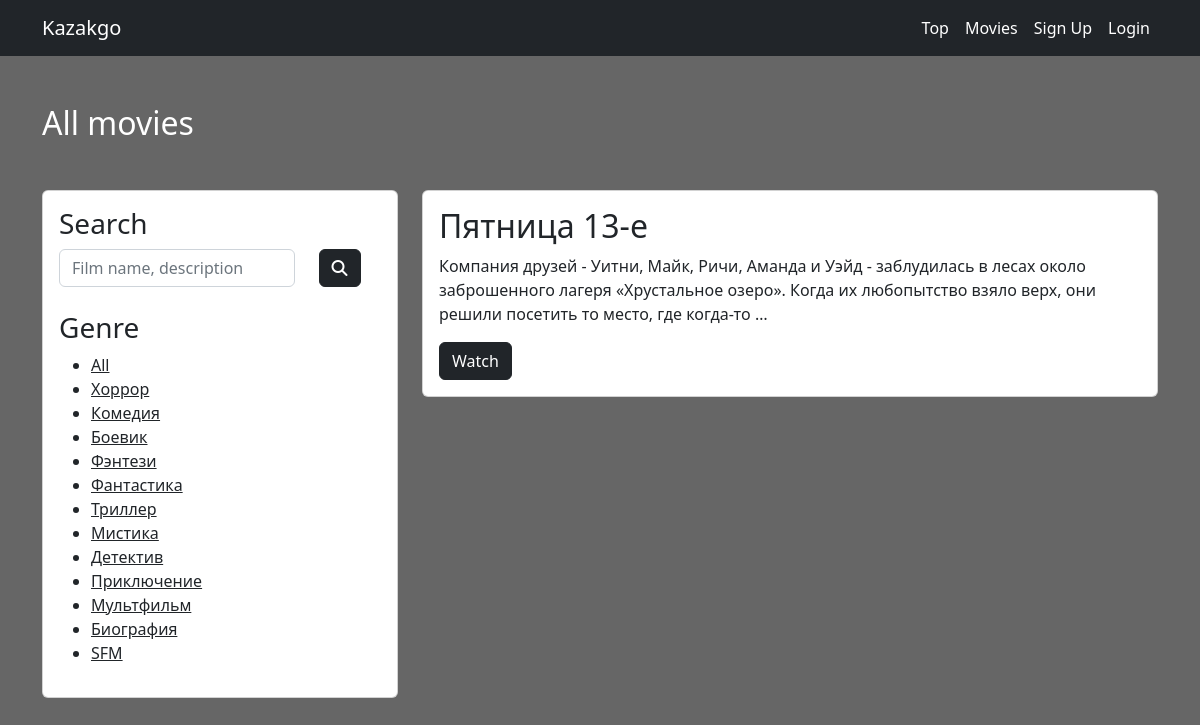
The page /movies/all/filter/horror/ on the database its author committed.
### kinopoiskapp/models.py (models this page shows, shortened)
class Genre(models.Model):
    genreName = models.CharField("Genre name", max_length=255)
    slug = models.SlugField(unique=True, blank=True, editable=False)

class Movie(models.Model):
    movieName = models.CharField("Movie Name", max_length=255)
    genre = models.ForeignKey(Genre, on_delete=models.CASCADE, verbose_name="Genre")
    producer = models.CharField("Producer", max_length=255)
    cover = models.CharField("Link to cover", max_length=500)
    poster = models.CharField("Link to poster", max_length=500)
    year = models.IntegerField("Year")
    rating = models.FloatField("Rating")
    movieLink = models.CharField("Youtube movie link", max_length=500)
    description = models.TextField("Description")
    isTopTen = models.BooleanField("Is top ten", default=False, blank=True, null=True)
    isRecomended = models.BooleanField("Is recomended", default=False, blank=True, null=True)

### kinopoiskapp/views.py (the view)
# urls.py: path('movies/all/', views.allMovies, name='allMovies'),
def allMovies(request, slug=None):
    movies = Movie.objects.all()
    genres = Genre.objects.all()
    genre = None
    searchData = request.GET.get('search')
    if searchData:
        movies = Movie.objects.filter(Q(movieName__icontains=searchData) | Q(description__icontains=searchData))
    else:
        movies = Movie.objects.all()
    if slug:
        genre = get_object_or_404(Genre, slug=slug)
        movies = movies.filter(genre=genre)
    return render(request, "user/all-movies.html", {
        'movies': movies,
        'genres': genres,
        'genre': genre
    })

### kinopoiskapp/templates/user/all-movies.html (shortened to what this page needs)
{% extends '../base.html' %}
{% block content %}
 <div class="top-ten">
        <div class="container">
            <h2 class="mt-5 mb-5 text-white">All movies</h2>
            <div class="row">
                <div class="col-md-4 mb-4">
                    <div class="card">
                        <div class="card-body">
                            <h3>Search</h3>
                            <form class="mb-4" action="{% url 'allMovies' %}">
                                <div class="row">
                                    <div class="col-9">
                                        <input type="search" name="search" class="form-control" placeholder="Film name, description">
                                    </div>
                                    <div class="col-3">
                                        <button type="submit" class="btn btn-dark"><i class="fa-solid fa-magnifying-glass"></i></button>
                                    </div>
                                </div>
                            </form>
                            <h3>Genre</h3>
                            <ul>
                                <li><a href="{% url 'allMovies' %}" class="text-dark">All</a></li>
                                {% for genre in genres %}
                                <li><a href="{% url 'filterMovies' slug=genre.slug %}" class="text-dark">{{ genre.genreName }}</a></li>
                                {% endfor %}
                            </ul>
                        </div>
                    </div>
                </div>
                <div class="col-md-8">
                    {% for movie in movies %}
                    <div class="card mb-4">
                        <div class="card-body">
                            <h2>{{ movie.movieName }}</h2>
                            <p> {{ movie.description|truncatewords:30 }}</p>
                            <a href="{% url 'movieDetail' pk=movie.pk %}" class="btn btn-dark">Watch</a>
                        </div>
                    </div>
                    {% endfor %}
                </div>
            </div>
        </div>
 </div>
{% endblock %}

### kinopoiskapp/templates/user/all-movies.html (style rules this page uses)
body { background: linear-gradient(rgba(0, 0, 0, 0.6), rgba(0, 0, 0, 0.6)), url("https://i0.wp.com/lifeatthemovies.com/wp-content/uploads/2016/07/2011.png?resize=672%2C372"); background-size: cover; background-attachment: fixed; background-position: center; height: 100vh; }

### rows shown on the page
Genre: genreName "Хоррор"
Genre: genreName "Комедия"
Genre: genreName "Боевик"
Genre: genreName "Фэнтези"
Genre: genreName "Фантастика"
Genre: genreName "Триллер"
Genre: genreName "Мистика"
Genre: genreName "Детектив"
Genre: genreName "Приключение"
Genre: genreName "Мультфильм"
Genre: genreName "Биография"
Genre: genreName "SFM"
Movie: movieName "Пятница 13-е", description "Компания друзей - Уитни, Майк, Ричи, Аманда и Уэйд - заблудилась в лесах около заброшенного лагеря «Хрустальное озеро». Когда их любопытство взяло верх, они решили посетить то место, где когда-то …"
